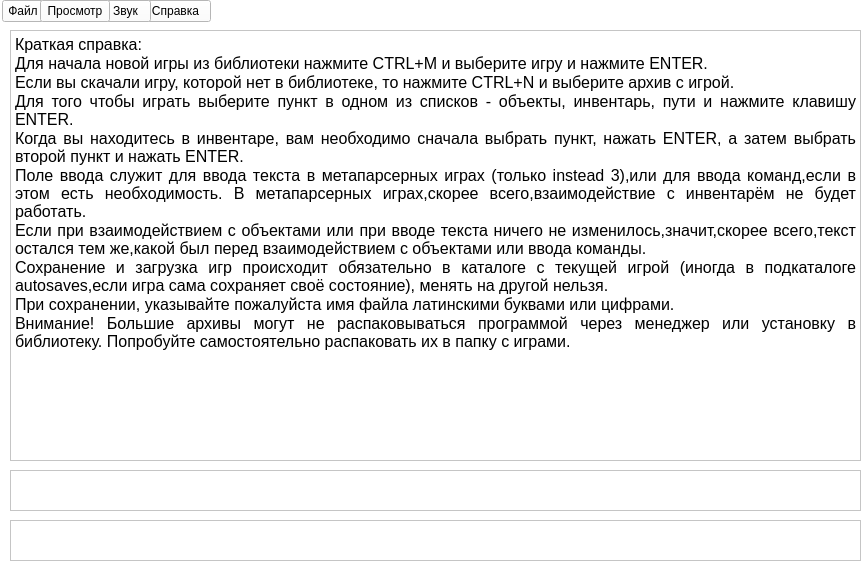
<?xml version="1.0" encoding="UTF-8"?>
<ui version="4.0">
 <class>headerwindow</class>
 <widget class="QWidget" name="headerwindow">
  <property name="geometry">
   <rect>
    <x>0</x>
    <y>0</y>
    <width>868</width>
    <height>577</height>
   </rect>
  </property>
  <property name="windowTitle">
   <string>Form</string>
  </property>
  <property name="styleSheet">
   <string notr="true">background-color: rgb(255, 255, 255);</string>
  </property>
  <widget class="QTextEdit" name="textEdit">
   <property name="geometry">
    <rect>
     <x>10</x>
     <y>520</y>
     <width>851</width>
     <height>41</height>
    </rect>
   </property>
   <property name="styleSheet">
    <string notr="true"/>
   </property>
   <property name="html">
    <string>&lt;!DOCTYPE HTML PUBLIC &quot;-//W3C//DTD HTML 4.0//EN&quot; &quot;http://www.w3.org/TR/REC-html40/strict.dtd&quot;&gt;
&lt;html&gt;&lt;head&gt;&lt;meta name=&quot;qrichtext&quot; content=&quot;1&quot; /&gt;&lt;meta charset=&quot;utf-8&quot; /&gt;&lt;style type=&quot;text/css&quot;&gt;
p, li { white-space: pre-wrap; }
hr { height: 1px; border-width: 0; }
li.unchecked::marker { content: &quot;\2610&quot;; }
li.checked::marker { content: &quot;\2612&quot;; }
&lt;/style&gt;&lt;/head&gt;&lt;body style=&quot; font-family:'Segoe UI'; font-size:9pt; font-weight:400; font-style:normal;&quot;&gt;
&lt;p align=&quot;justify&quot; style=&quot;-qt-paragraph-type:empty; margin-top:0px; margin-bottom:0px; margin-left:0px; margin-right:0px; -qt-block-indent:0; text-indent:0px;&quot;&gt;&lt;br /&gt;&lt;/p&gt;&lt;/body&gt;&lt;/html&gt;</string>
   </property>
  </widget>
  <widget class="QTextBrowser" name="textBrowser">
   <property name="geometry">
    <rect>
     <x>10</x>
     <y>30</y>
     <width>851</width>
     <height>431</height>
    </rect>
   </property>
   <property name="styleSheet">
    <string notr="true">font: 12pt &quot;Times New Roman&quot;;</string>
   </property>
   <property name="html">
    <string>&lt;!DOCTYPE HTML PUBLIC &quot;-//W3C//DTD HTML 4.0//EN&quot; &quot;http://www.w3.org/TR/REC-html40/strict.dtd&quot;&gt;
&lt;html&gt;&lt;head&gt;&lt;meta name=&quot;qrichtext&quot; content=&quot;1&quot; /&gt;&lt;meta charset=&quot;utf-8&quot; /&gt;&lt;style type=&quot;text/css&quot;&gt;
p, li { white-space: pre-wrap; }
hr { height: 1px; border-width: 0; }
li.unchecked::marker { content: &quot;\2610&quot;; }
li.checked::marker { content: &quot;\2612&quot;; }
&lt;/style&gt;&lt;/head&gt;&lt;body style=&quot; font-family:'Times New Roman'; font-size:12pt; font-weight:400; font-style:normal;&quot;&gt;
&lt;p align=&quot;justify&quot; style=&quot; margin-top:0px; margin-bottom:0px; margin-left:0px; margin-right:0px; -qt-block-indent:0; text-indent:0px;&quot;&gt;&lt;span style=&quot; font-family:'Segoe UI';&quot;&gt;Краткая справка:&lt;/span&gt;&lt;/p&gt;
&lt;p align=&quot;justify&quot; style=&quot; margin-top:0px; margin-bottom:0px; margin-left:0px; margin-right:0px; -qt-block-indent:0; text-indent:0px;&quot;&gt;&lt;span style=&quot; font-family:'Segoe UI';&quot;&gt;Для начала новой игры из библиотеки нажмите CTRL+M и выберите игру и нажмите ENTER.&lt;/span&gt;&lt;/p&gt;
&lt;p align=&quot;justify&quot; style=&quot; margin-top:0px; margin-bottom:0px; margin-left:0px; margin-right:0px; -qt-block-indent:0; text-indent:0px;&quot;&gt;&lt;span style=&quot; font-family:'Segoe UI';&quot;&gt;Если вы скачали игру, которой нет в библиотеке, то нажмите CTRL+N и выберите архив с игрой.&lt;/span&gt;&lt;/p&gt;
&lt;p align=&quot;justify&quot; style=&quot; margin-top:0px; margin-bottom:0px; margin-left:0px; margin-right:0px; -qt-block-indent:0; text-indent:0px;&quot;&gt;&lt;span style=&quot; font-family:'Segoe UI';&quot;&gt;Для того чтобы играть выберите пункт в одном из списков - объекты, инвентарь, пути и нажмите клавишу ENTER.&lt;/span&gt;&lt;/p&gt;
&lt;p align=&quot;justify&quot; style=&quot; margin-top:0px; margin-bottom:0px; margin-left:0px; margin-right:0px; -qt-block-indent:0; text-indent:0px;&quot;&gt;&lt;span style=&quot; font-family:'Segoe UI';&quot;&gt;Когда вы находитесь в инвентаре, вам необходимо сначала выбрать пункт, нажать ENTER, а затем выбрать второй пункт и нажать ENTER.&lt;/span&gt;&lt;/p&gt;
&lt;p align=&quot;justify&quot; style=&quot; margin-top:0px; margin-bottom:0px; margin-left:0px; margin-right:0px; -qt-block-indent:0; text-indent:0px;&quot;&gt;&lt;span style=&quot; font-family:'Segoe UI';&quot;&gt;Поле ввода служит для ввода текста в метапарсерных играх (только instead 3),или для ввода команд,если в этом есть необходимость. В метапарсерных играх,скорее всего,взаимодействие с инвентарём не будет работать.&lt;/span&gt;&lt;/p&gt;
&lt;p align=&quot;justify&quot; style=&quot; margin-top:0px; margin-bottom:0px; margin-left:0px; margin-right:0px; -qt-block-indent:0; text-indent:0px;&quot;&gt;&lt;span style=&quot; font-family:'Segoe UI';&quot;&gt;Если при взаимодействием с объектами или при вводе текста ничего не изменилось,значит,скорее всего,текст остался тем же,какой был перед взаимодействием с объектами или ввода команды.&lt;/span&gt;&lt;/p&gt;
&lt;p align=&quot;justify&quot; style=&quot; margin-top:0px; margin-bottom:0px; margin-left:0px; margin-right:0px; -qt-block-indent:0; text-indent:0px;&quot;&gt;&lt;span style=&quot; font-family:'Segoe UI';&quot;&gt;Сохранение и загрузка игр происходит обязательно в каталоге с текущей игрой (иногда в подкаталоге autosaves,если игра сама сохраняет своё состояние), менять на другой нельзя.&lt;/span&gt;&lt;/p&gt;
&lt;p align=&quot;justify&quot; style=&quot; margin-top:0px; margin-bottom:0px; margin-left:0px; margin-right:0px; -qt-block-indent:0; text-indent:0px;&quot;&gt;&lt;span style=&quot; font-family:'Segoe UI';&quot;&gt;При сохранении, указывайте пожалуйста имя файла латинскими буквами или цифрами.&lt;/span&gt;&lt;/p&gt;
&lt;p align=&quot;justify&quot; style=&quot; margin-top:0px; margin-bottom:0px; margin-left:0px; margin-right:0px; -qt-block-indent:0; text-indent:0px;&quot;&gt;&lt;span style=&quot; font-family:'Segoe UI';&quot;&gt;Внимание! Большие архивы могут не распаковываться программой через менеджер или установку в библиотеку. Попробуйте самостоятельно распаковать их в папку с играми.&lt;/span&gt;&lt;/p&gt;&lt;/body&gt;&lt;/html&gt;</string>
   </property>
  </widget>
  <widget class="QToolButton" name="toolButton_2">
   <property name="geometry">
    <rect>
     <x>40</x>
     <y>0</y>
     <width>70</width>
     <height>22</height>
    </rect>
   </property>
   <property name="text">
    <string>Просмотр</string>
   </property>
  </widget>
  <widget class="QToolButton" name="toolButton_3">
   <property name="geometry">
    <rect>
     <x>100</x>
     <y>0</y>
     <width>51</width>
     <height>22</height>
    </rect>
   </property>
   <property name="text">
    <string>Звук</string>
   </property>
  </widget>
  <widget class="QToolButton" name="toolButton_4">
   <property name="geometry">
    <rect>
     <x>140</x>
     <y>0</y>
     <width>71</width>
     <height>22</height>
    </rect>
   </property>
   <property name="text">
    <string>Справка</string>
   </property>
  </widget>
  <widget class="QToolButton" name="toolButton">
   <property name="geometry">
    <rect>
     <x>2</x>
     <y>0</y>
     <width>42</width>
     <height>22</height>
    </rect>
   </property>
   <property name="styleSheet">
    <string notr="true">border-color: rgb(255, 255, 255);</string>
   </property>
   <property name="text">
    <string>Файл</string>
   </property>
  </widget>
  <widget class="QTextEdit" name="textEdit_2">
   <property name="geometry">
    <rect>
     <x>10</x>
     <y>470</y>
     <width>851</width>
     <height>41</height>
    </rect>
   </property>
   <property name="styleSheet">
    <string notr="true"/>
   </property>
   <property name="html">
    <string>&lt;!DOCTYPE HTML PUBLIC &quot;-//W3C//DTD HTML 4.0//EN&quot; &quot;http://www.w3.org/TR/REC-html40/strict.dtd&quot;&gt;
&lt;html&gt;&lt;head&gt;&lt;meta name=&quot;qrichtext&quot; content=&quot;1&quot; /&gt;&lt;meta charset=&quot;utf-8&quot; /&gt;&lt;style type=&quot;text/css&quot;&gt;
p, li { white-space: pre-wrap; }
hr { height: 1px; border-width: 0; }
li.unchecked::marker { content: &quot;\2610&quot;; }
li.checked::marker { content: &quot;\2612&quot;; }
&lt;/style&gt;&lt;/head&gt;&lt;body style=&quot; font-family:'Segoe UI'; font-size:9pt; font-weight:400; font-style:normal;&quot;&gt;
&lt;p align=&quot;justify&quot; style=&quot;-qt-paragraph-type:empty; margin-top:0px; margin-bottom:0px; margin-left:0px; margin-right:0px; -qt-block-indent:0; text-indent:0px;&quot;&gt;&lt;br /&gt;&lt;/p&gt;&lt;/body&gt;&lt;/html&gt;</string>
   </property>
  </widget>
  <zorder>textEdit</zorder>
  <zorder>textBrowser</zorder>
  <zorder>toolButton_4</zorder>
  <zorder>toolButton</zorder>
  <zorder>toolButton_3</zorder>
  <zorder>toolButton_2</zorder>
  <zorder>textEdit_2</zorder>
 </widget>
 <resources/>
 <connections/>
</ui>
